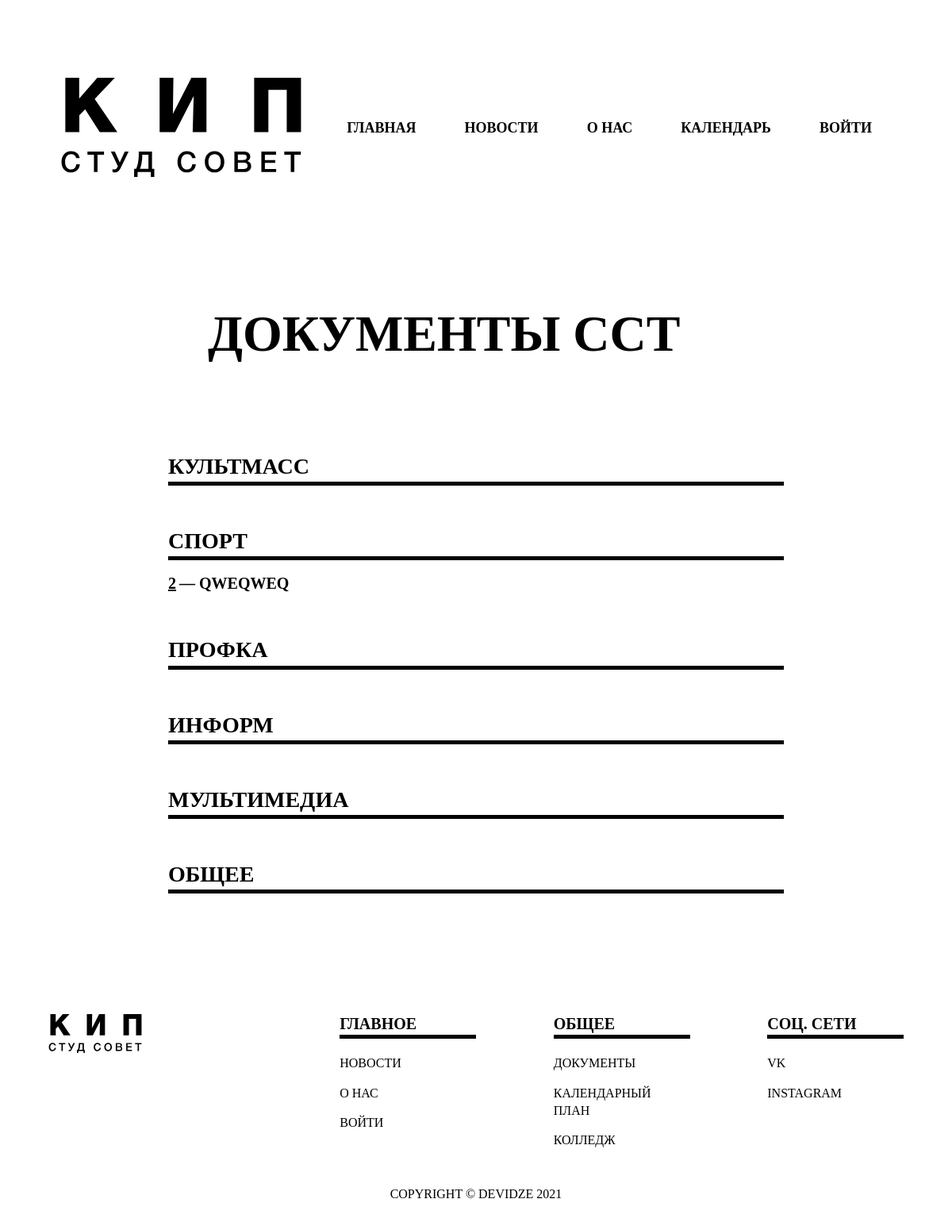
/docs_council/, run on an earlier commit of the app's database.
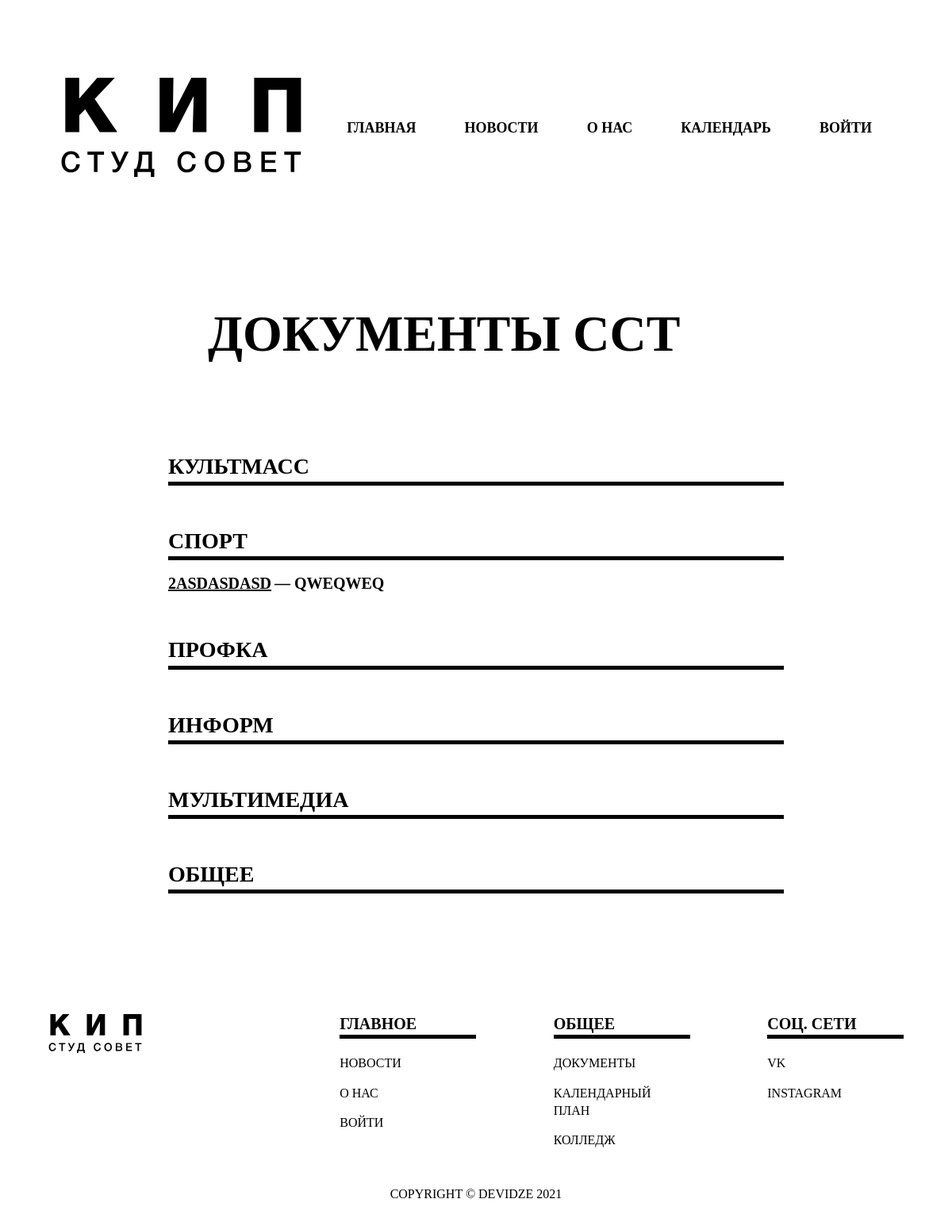
And on a later commit of the database.
### accounts/models.py (models this page shows, shortened)
class DocsCouncil(models.Model):
    tag         = models.ForeignKey(Tag, null = True, blank = True, on_delete = models.SET_NULL)
    file        = models.FileField(null=True, blank=True)
    name        = models.CharField(max_length=200, null=True, blank=True)
    description = models.CharField(max_length=200, null=True, blank=True)

### accounts/views.py (the view)
# urls.py: path('docs_council/', views.docs_council, name="docs_council"),
def docs_council(request):
    tags = Tag.objects.all()
    docs = DocsCouncil.objects.all()
    context = {
        'tags':tags, 'docs':docs
    }
    return render(request, 'accounts/pages/docs_council.html', context)

### accounts/models.py (called while the page is built)
    def __str__(self):
        return self.name

### accounts/templates/accounts/pages/docs_council.html
{% extends 'accounts/main.html' %}
{% load static %}
{% block content %}
<section class="promo row">
    <div class="col-12 col-sm-7 promo-header">
        Документы ССТ
    </div>
</section>
<section class="docs row">
    <div class="col-0 col-xs-0 col-sm-1 col-md-1 col-lg-2"></div>
    <div class="col-xs-12 col-sm-10 col-md-10 col-lg-8">
        {% for tag in tags %}
        <div class="doc-box-class">
            <div class="doc-header">{{tag}}</div>
            {% for doc in docs %}
                {% if doc.tag == tag %}
                <div class="doc-document">
                    <a class="doc-file" href="{{doc.file.url}}" download>{{doc.name}}</a>
                    <span class="doc-about"> — {{doc.description}}</span>
                </div>
                {% endif %}
            {% endfor %}
        </div>
        {% endfor %}
    </div>
    <div class="col-0 col-xs-0 col-sm-1 col-md-1 col-lg-2"></div>
</section>
{% endblock %}

What changed in the data, as far as the page shows it:
changed DocsCouncil "QWEQWEQ": name "2" → "2ASDASDASD"
